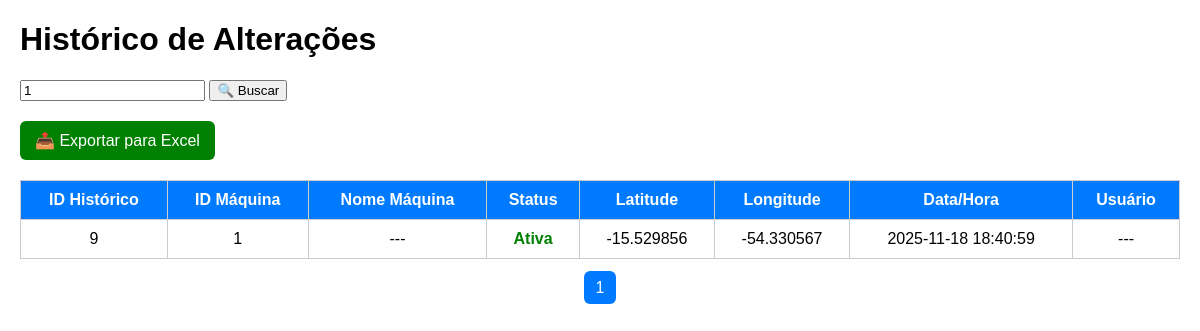
The app's page /historico.php?filtroId=1 (signed in) with its own data.
### tables this page shows
CREATE TABLE `historico_status` (
  `id` int(11) NOT NULL,
  `maquina_id` int(11) NOT NULL,
  `status_novo` tinyint(1) NOT NULL,
  `latitude` varchar(50) DEFAULT NULL,
  `longitude` varchar(50) DEFAULT NULL,
  `alterado_em` timestamp NULL DEFAULT current_timestamp(),
  `usuario` varchar(50) DEFAULT NULL
);

CREATE TABLE `maquinas` (
  `id` int(11) NOT NULL,
  `nome` varchar(100) DEFAULT NULL,
  `latitude` decimal(9,6) DEFAULT NULL,
  `longitude` decimal(9,6) DEFAULT NULL,
  `foto_url` varchar(255) DEFAULT NULL,
  `descricao` text DEFAULT NULL,
  `status` tinyint(4) DEFAULT NULL,
  `usuario` varchar(50) DEFAULT NULL
);

### historico.php (the view, shortened to what this page needs)
<?php
$conn = new mysqli("localhost", "u839226731_cztuap", "Meu6595869Trator", "u839226731_meutrator");
$conn->set_charset("utf8mb4");
$filtroId = isset($_GET['filtroId']) ? intval($_GET['filtroId']) : null;
$registrosPorPagina = 15;
$paginaAtual = isset($_GET['pagina']) ? max(1, intval($_GET['pagina'])) : 1;
$offset = ($paginaAtual - 1) * $registrosPorPagina;
if ($filtroId) {
    $stmtCount = $conn->prepare("SELECT COUNT(*) as total FROM historico_status WHERE maquina_id = ?");
    $stmtCount->bind_param("i", $filtroId);
} else {
    $stmtCount = $conn->prepare("SELECT COUNT(*) as total FROM historico_status");
}
$stmtCount->execute();
$totalRegistros = $stmtCount->get_result()->fetch_assoc()['total'];
$totalPaginas = max(1, ceil($totalRegistros / $registrosPorPagina));
if ($filtroId) {
    $stmt = $conn->prepare("SELECT h.id, h.maquina_id, m.nome, h.status_novo, h.latitude, h.longitude, h.alterado_em, h.usuario
                            FROM historico_status h
                            LEFT JOIN maquinas m ON h.maquina_id = m.id
                            WHERE h.maquina_id = ?
                            ORDER BY h.alterado_em DESC
                            LIMIT ?, ?");
    $stmt->bind_param("iii", $filtroId, $offset, $registrosPorPagina);
}
$stmt->execute();
$result = $stmt->get_result();
$historico = $result->fetch_all(MYSQLI_ASSOC);
?>
<!DOCTYPE html>
<html lang="pt-BR">
<head>
</head>
<body>
<h1>Histórico de Alterações</h1>
<form method="GET" action="">
    <input type="number" name="filtroId" placeholder="Filtrar por ID da máquina" value="<?= htmlspecialchars($filtroId ?? '') ?>">
    <button type="submit">🔍 Buscar</button>
</form>
<a class="export-btn" href="?export=1<?= $filtroId ? "&filtroId=$filtroId" : "" ?>">📤 Exportar para Excel</a>
<table>
    <tr>
        <th>ID Histórico</th>
        <th>ID Máquina</th>
        <th>Nome Máquina</th>
        <th>Status</th>
        <th>Latitude</th>
        <th>Longitude</th>
        <th>Data/Hora</th>
        <th>Usuário</th>
    </tr>
    <?php foreach($historico as $h): ?>
    <tr>
        <td><?= $h['id'] ?></td>
        <td><?= $h['maquina_id'] ?></td>
        <td><?= htmlspecialchars($h['nome'] ?? '---') ?></td>
        <td>
            <?php if ($h['status_novo'] == 1): ?>
                <span class="ativa">Ativa</span>
            <?php else: ?>
                <span class="inativa">Inativa</span>
            <?php endif; ?>
        </td>
        <td><?= $h['latitude'] ?></td>
        <td><?= $h['longitude'] ?></td>
        <td><?= $h['alterado_em'] ?></td>
        <td><?= htmlspecialchars($h['usuario'] ?? '---') ?></td>
    </tr>
    <?php endforeach; ?>
</table>
<div class="paginacao">
    <?php for($i=1; $i <= $totalPaginas; $i++): ?>
        <a href="?pagina=<?= $i ?><?= $filtroId ? "&filtroId=$filtroId" : "" ?>">
            <?= $i ?>
        </a>
    <?php endfor; ?>
</div>
</body>
</html>

### historico.php (style rules this page uses)
body { font-family: Arial; margin:20px; }
table { width:100%; border-collapse:collapse; margin-top:20px; }
th, td { border:1px solid #ccc; padding:10px; text-align:center; }
th { background:#007BFF; color:#fff; }
.ativa { color:green; font-weight:bold; }
.paginacao { margin-top:20px; text-align:center; }
.paginacao a { margin:0 5px; padding:8px 12px; background:#007BFF; color:#fff; text-decoration:none; border-radius:6px; }
.export-btn { margin-top:20px; display:inline-block; padding:10px 15px; background:green; color:#fff; text-decoration:none; border-radius:6px; }

### records on screen
historico_status: id "9", maquina "1", maquina.nome "---", status_novo "Ativa", latitude "-15.529856", longitude "-54.330567", alterado_em "2025-11-18 18:40:59", usuario "---"
